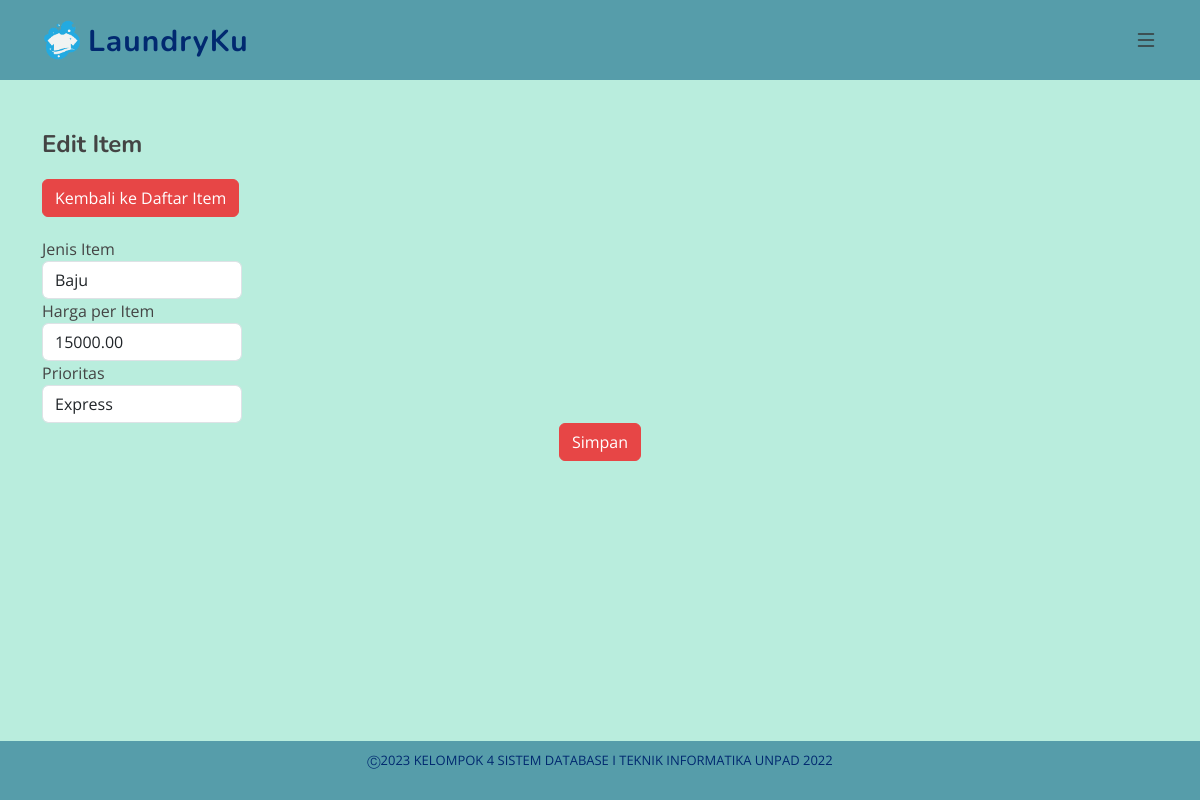
Page /edit_item.php?id=2 (signed in) on the earlier database version.
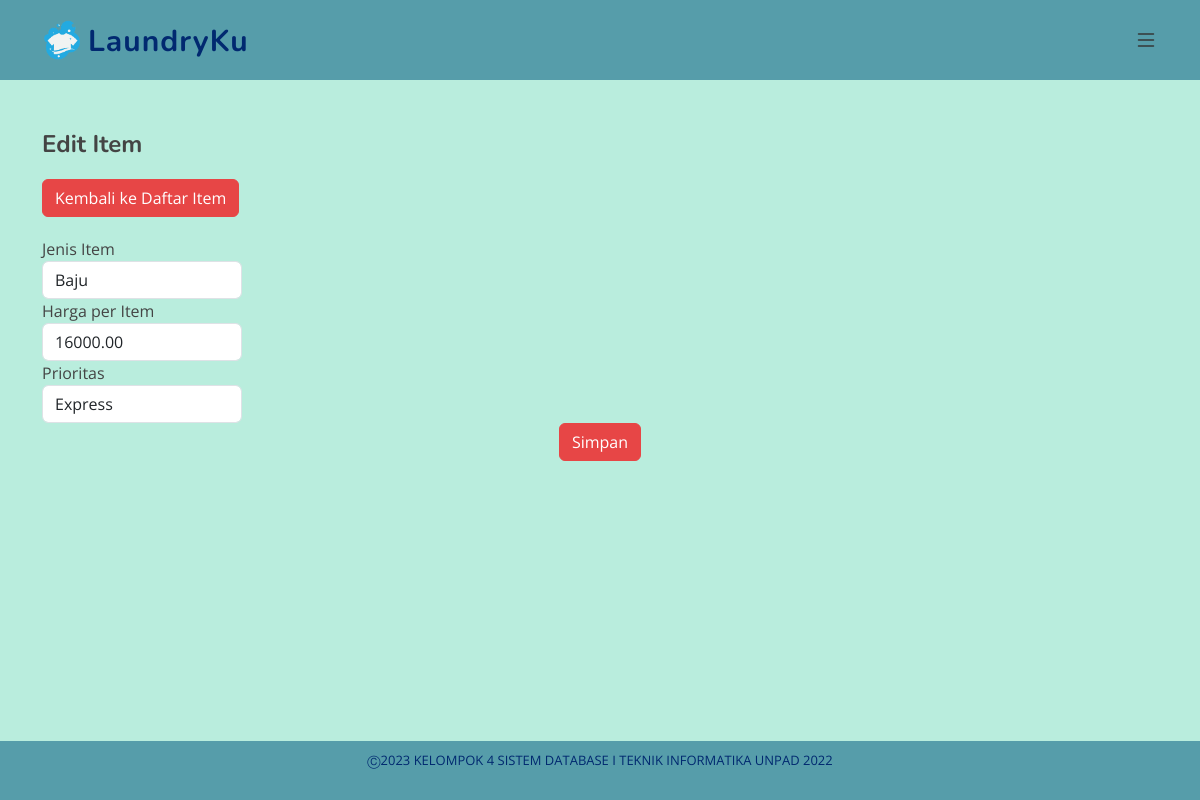
Same page on the later database version.
### tables this page shows
CREATE TABLE Item (
    id_item INT AUTO_INCREMENT PRIMARY KEY,
    jenis_item VARCHAR(255) NOT NULL,
    harga_per_item DECIMAL(18, 2) NOT NULL,
    id_prioritas INT,
    FOREIGN KEY (id_prioritas) REFERENCES Prioritas(id_prioritas)
);

CREATE TABLE Prioritas (
    id_prioritas INT AUTO_INCREMENT PRIMARY KEY,
    jenis_prioritas VARCHAR(255) NOT NULL,
    keterangan VARCHAR(255),
    durasi INT,
    image_url VARCHAR (255)
);

### edit_item.php (the view, shortened to what this page needs)
<?php
include "config.php";
$idItem = $_GET['id'];
$query = "SELECT * FROM Item WHERE id_item = '$idItem'";
$result = mysqli_query($conn, $query);
$item = mysqli_fetch_assoc($result);
$prioritasQuery = "SELECT * FROM Prioritas";
$prioritasResult = mysqli_query($conn, $prioritasQuery);
?>
<?php include 'header.php'; ?>
<main id="main">
  <section id="admin" class="admin">
    <div class="container">
      <div class="row">
        <div class="col-lg-12">
          <h2>Edit Item</h2>
          <div class="text-right">
            <a href="daftar_item.php" class="btn btn-primary">Kembali ke Daftar Item</a>
          </div>
        </div>
      </div>
      <div class="row">
        <div class="col-lg-12">
          <form action="" method="POST">
            <div class="form-group">
              <label for="jenis_item">Jenis Item</label>
              <input type="text" class="form-control" id="jenis_item" name="jenis_item" value="<?php echo $item['jenis_item']; ?>">
            </div>
            <div class="form-group">
              <label for="harga_per_item">Harga per Item</label>
              <input type="number" step="0.01" class="form-control" id="harga_per_item" name="harga_per_item" value="<?php echo $item['harga_per_item']; ?>">
            </div>
            <div class="form-group">
              <label for="id_prioritas">Prioritas</label>
              <select class="form-control" id="id_prioritas" name="id_prioritas">
                <?php while ($row = mysqli_fetch_assoc($prioritasResult)) : ?>
                  <option value="<?php echo $row['id_prioritas']; ?>" <?php if ($row['id_prioritas'] == $item['id_prioritas']) echo 'selected'; ?>><?php echo $row['jenis_prioritas']; ?></option>
                <?php endwhile; ?>
              </select>
            </div>
            <div class="text-center">
              <button type="submit" class="btn btn-primary" name="simpan">Simpan</button>
            </div>
          </form>
        </div>
      </div>
    </div>
  </section>
</main>
<?php include 'footer.php'; ?>

Differences in the rows shown:
changed item "Baju": harga_per_item "15000.00" → "16000.00"
